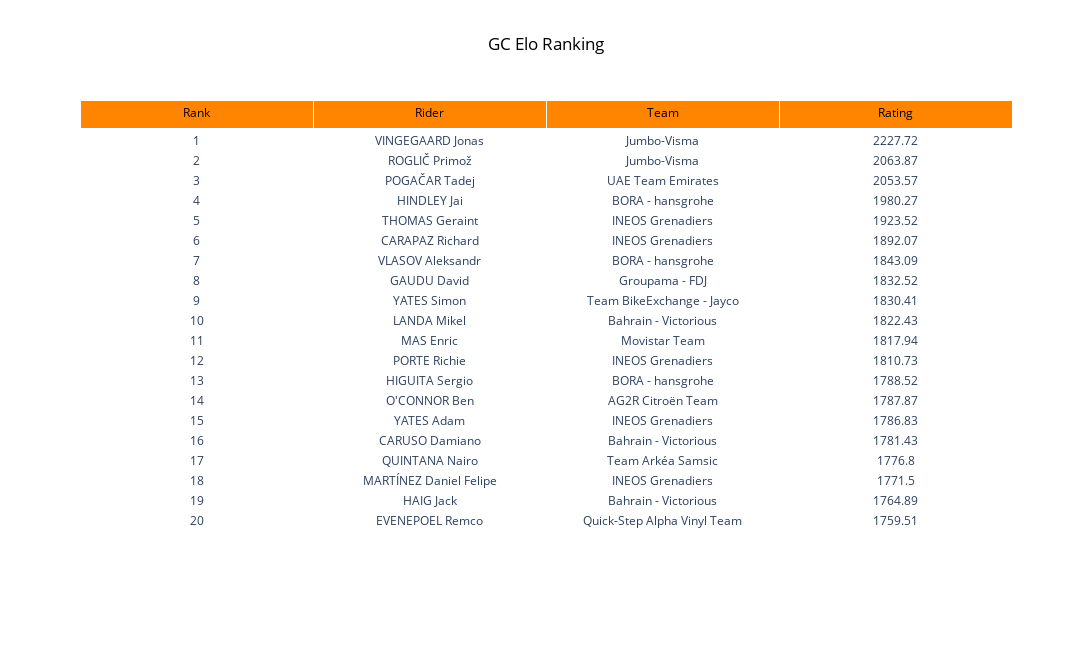

Notebook code cell kept with this figure:
### Code cell
# ===== generate and save most recent rankings for RACE_TYPE ===== #
curr_date = datetime.today().strftime('%Y%m%d')
fname = f'{RACE_TYPE.lower()}-{GENDER}-{curr_date}.png'
gen_rankings_viz(ratings, results, title = f'{RACE_TYPE} Elo Ranking', fname = fname)

### Figure 1 — Plotly figure (JSON) as saved in the notebook; plotly's stock layout.template omitted (floating-point values rounded to 4 significant figures)
{"data": [{"cells": {"align": "center", "fill": {"color": "white"}, "values": [[1, 2, 3, 4, 5, 6, 7, 8, 9, 10, 11, 12, 13, 14, 15, 16, 17, 18, 19, 20], ["VINGEGAARD Jonas", "ROGLIČ Primož", "POGAČAR Tadej", "HINDLEY Jai", "THOMAS Geraint", "CARAPAZ Richard", "VLASOV Aleksandr", "GAUDU David", "YATES Simon", "LANDA Mikel", "MAS Enric", "PORTE Richie", "HIGUITA Sergio", "O'CONNOR Ben", "YATES Adam", "CARUSO Damiano", "QUINTANA Nairo", "MARTÍNEZ Daniel Felipe", "HAIG Jack", "EVENEPOEL Remco"], ["Jumbo-Visma", "Jumbo-Visma", "UAE Team Emirates", "BORA - hansgrohe", "INEOS Grenadiers", "INEOS Grenadiers", "BORA - hansgrohe", "Groupama - FDJ", "Team BikeExchange - Jayco", "Bahrain - Victorious", "Movistar Team", "INEOS Grenadiers", "BORA - hansgrohe", "AG2R Citroën Team", "INEOS Grenadiers", "Bahrain - Victorious", "Team Arkéa Samsic", "INEOS Grenadiers", "Bahrain - Victorious", "Quick-Step Alpha Vinyl Team"], [2228.0, 2064.0, 2054.0, 1980.0, 1924.0, 1892.0, 1843.0, 1833.0, 1830.0, 1822.0, 1818.0, 1811.0, 1789.0, 1788.0, 1787.0, 1781.0, 1777.0, 1772.0, 1765.0, 1760.0]]}, "header": {"align": "center", "fill": {"color": "#FF8500"}, "font": {"color": "black"}, "values": ["Rank", "Rider", "Team", "Rating"]}, "type": "table"}], "layout": {"height": 650, "title": {"font": {"color": "black"}, "text": "GC Elo Ranking", "x": 0.5}, "width": 1300}}
